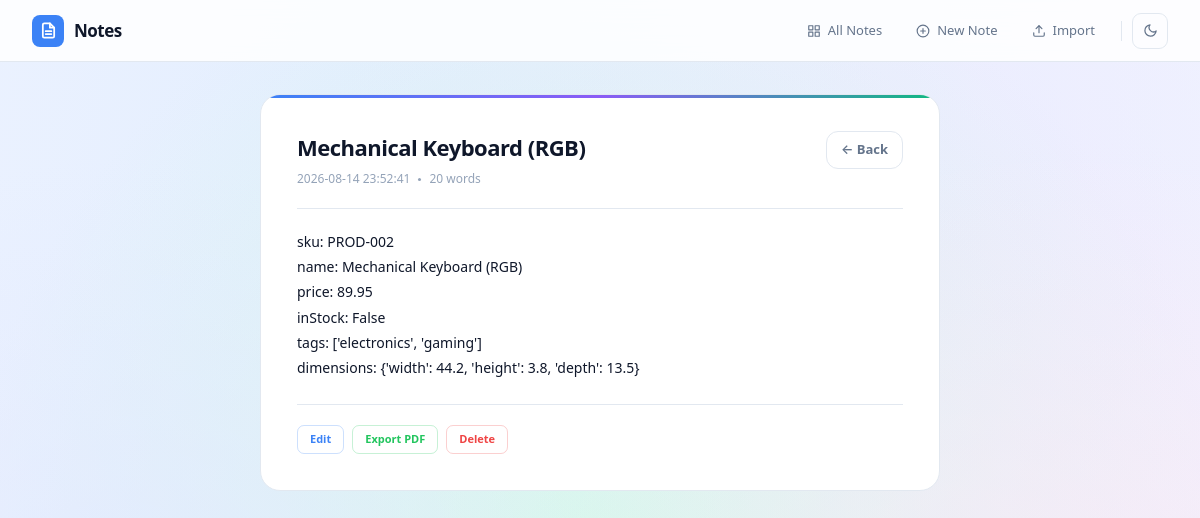
The app's page /note/13 with its own data.
### tables this page shows
CREATE TABLE notes (
            id INTEGER PRIMARY KEY AUTOINCREMENT,
            title TEXT NOT NULL,
            content TEXT NOT NULL
        , is_pinned INTEGER DEFAULT 0, created_at TEXT, updated_at TEXT, word_count INTEGER DEFAULT 0);

### app.py (the view)
@app.route('/note/<int:note_id>')
def view_note(note_id):
    conn = get_connection()
    note = conn.execute('SELECT * FROM notes WHERE id = ?', (note_id,)).fetchone()
    tags = conn.execute('''
        SELECT tags.name FROM tags
        JOIN note_tags ON tags.id = note_tags.tag_id
        WHERE note_tags.note_id = ?
    ''', (note_id,)).fetchall()
    conn.close()
    tag_names = [t['name'] for t in tags]
    return render_template('view_note.html', note=note, tags=tag_names)

### app.py (called while the page is built)
@app.template_filter('format_date')
def format_value(value):
    if not value:
        return ''
    try:
        from datetime import datetime
        dt = datetime.strptime(value, '%Y-%m-%d %H:%M:$S')
        return dt.strftime('%-d %b').lstrip('0')
    except:
        return value

### database.py (called while the page is built)
def get_connection():
    conn = sqlite3.connect('notes.db')
    conn.row_factory = sqlite3.Row
    return conn

### templates/view_note.html (shortened to what this page needs)
{% extends "base.html" %}
{% block content %}
<div class="form-wrap">
  <div class="form-card">
    <div style="display:flex;align-items:flex-start;justify-content:space-between;margin-bottom:20px;gap:12px;">
      <div>
        <h2 class="form-title" style="margin-bottom:6px;">{{ note['title'] }}</h2>
        <div style="display:flex;align-items:center;gap:8px;flex-wrap:wrap;">
          <span style="font-size:12px;color:var(--text-subtle);">{{ note['created_at'] | format_date }}</span>
          <span style="width:3px;height:3px;border-radius:50%;background:var(--text-subtle);"></span>
          <span style="font-size:12px;color:var(--text-subtle);">{{ note['word_count'] }} words</span>
        </div>
      </div>
      <a href="{{ url_for('index') }}" class="btn-secondary" style="padding:8px 14px;font-size:13px;flex-shrink:0;">← Back</a>
    </div>
    <div style="border-top:1px solid var(--border);padding-top:20px;font-size:14px;color:var(--text);line-height:1.8;white-space:pre-wrap;">{{ note['content'] }}</div>
    <div style="display:flex;gap:8px;margin-top:24px;padding-top:20px;border-top:1px solid var(--border);flex-wrap:wrap;">
      <a href="{{ url_for('edit', note_id=note['id']) }}" class="action-btn edit">Edit</a>
      <a href="{{ url_for('export_note', note_id=note['id']) }}" class="action-btn pdf">Export PDF</a>
      <a href="{{ url_for('delete', note_id=note['id']) }}" class="action-btn delete" onclick="return confirm('Delete this note?')">Delete</a>
    </div>
  </div>
</div>
{% endblock %}

### static/style.css (style rules this page uses)
:root { --bg: #f0f4ff; --surface: #ffffff; --border: #e2e8f0; --text: #0f172a; --text-muted: #64748b; --text-subtle: #94a3b8; --accent: #3b82f6; --accent-light: rgba(59,130,246,0.1); --danger: #ef4444; --success: #22c55e; --warning: #f59e0b; --nav-bg: rgba(255,255,255,0.85); --nav-height: 62px; }
* { margin: 0; padding: 0; box-sizing: border-box; }
body { background: var(--bg); color: var(--text); font-family: 'Segoe UI', system-ui, -apple-system, sans-serif; min-height: 100vh; overflow-x: hidden; transition: background 0.4s, color 0.4s; }
.action-btn { font-size: 11px; font-weight: 600; padding: 5px 12px; border-radius: 7px; text-decoration: none; cursor: pointer; border: 1px solid; transition: all 0.18s; background: transparent; font-family: inherit; display: inline-flex; align-items: center; gap: 4px; }
.action-btn.edit { color: var(--accent); border-color: rgba(59,130,246,0.25); }
.action-btn.delete { color: var(--danger); border-color: rgba(239,68,68,0.25); }
.action-btn.pdf { color: var(--success); border-color: rgba(34,197,94,0.25); }
.form-wrap { max-width: 680px; margin: 0 auto; }
.form-card { background: var(--surface); border: 1px solid var(--border); border-radius: 20px; padding: 36px; position: relative; overflow: hidden; transition: background 0.4s, border-color 0.4s; }
.form-card::before { content: ''; position: absolute; top: 0; left: 0; right: 0; height: 3px; background: linear-gradient(90deg, #3b82f6, #8b5cf6, #10b981); }
.form-title { font-size: 22px; font-weight: 800; color: var(--text); margin-bottom: 28px; letter-spacing: -0.5px; }
.btn-secondary { display: inline-flex; align-items: center; padding: 12px 20px; background: transparent; color: var(--text-muted); border: 1.5px solid var(--border); border-radius: 12px; font-size: 14px; font-weight: 600; cursor: pointer; transition: all 0.2s; font-family: inherit; text-decoration: none; }

### records on screen
notes: title "Mechanical Keyboard (RGB)", created_at "2026-08-14 23:52:41", word_count "20", content "sku: PROD-002 name: Mechanical Keyboard (RGB) price: 89.95 inStock: False tags: ['electronics', 'gaming'] dimensions: {'width': 44.2, 'height': 3.8, 'depth': 13.5}"
